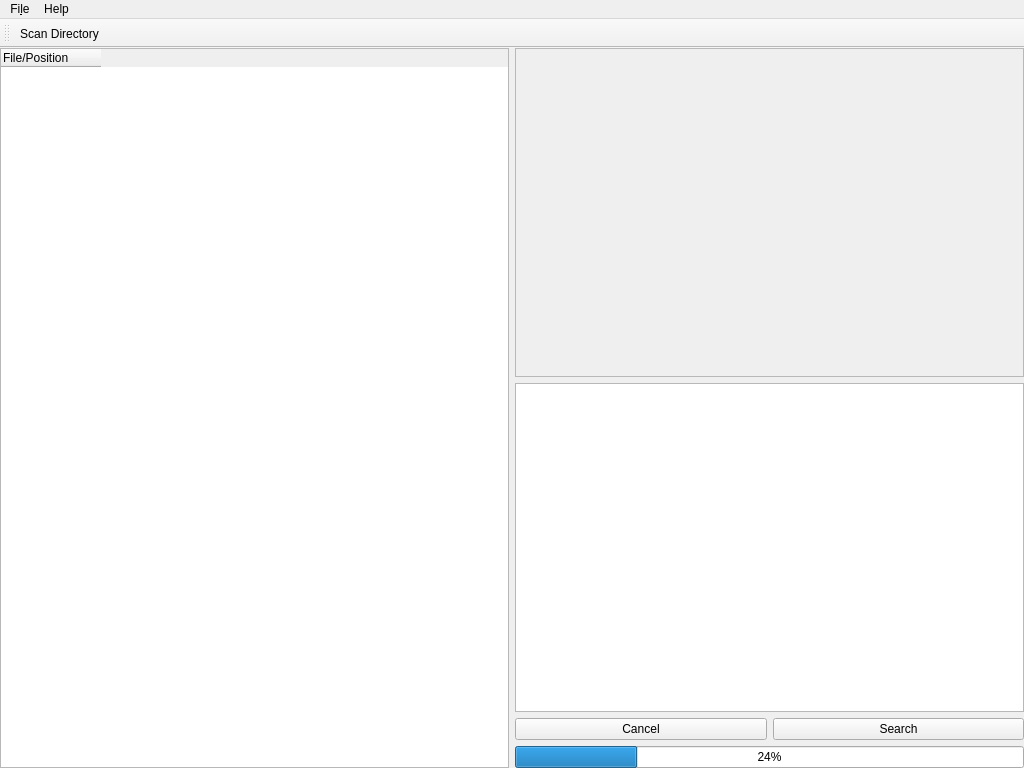
<?xml version="1.0" encoding="UTF-8"?>
<ui version="4.0">
 <class>MainWindow</class>
 <widget class="QMainWindow" name="MainWindow">
  <property name="geometry">
   <rect>
    <x>0</x>
    <y>0</y>
    <width>1024</width>
    <height>768</height>
   </rect>
  </property>
  <property name="windowTitle">
   <string>MainWindow</string>
  </property>
  <widget class="QWidget" name="centralWidget">
   <layout class="QGridLayout" name="horizontalLayout">
    <property name="leftMargin">
     <number>0</number>
    </property>
    <property name="topMargin">
     <number>0</number>
    </property>
    <property name="rightMargin">
     <number>0</number>
    </property>
    <property name="bottomMargin">
     <number>0</number>
    </property>
    <item row="0" column="0">
     <layout class="QHBoxLayout" name="horizontalLayout_2">
      <item>
       <widget class="QTreeWidget" name="treeWidget">
        <attribute name="headerMinimumSectionSize">
         <number>100</number>
        </attribute>
        <attribute name="headerStretchLastSection">
         <bool>false</bool>
        </attribute>
        <column>
         <property name="text">
          <string>File/Position</string>
         </property>
        </column>
       </widget>
      </item>
      <item>
       <layout class="QVBoxLayout" name="verticalLayout_5">
        <item>
         <widget class="QScrollArea" name="scrollArea">
          <property name="widgetResizable">
           <bool>true</bool>
          </property>
          <widget class="QWidget" name="scrollAreaWidgetContents_7">
           <property name="geometry">
            <rect>
             <x>0</x>
             <y>0</y>
             <width>18</width>
             <height>18</height>
            </rect>
           </property>
           <property name="sizePolicy">
            <sizepolicy hsizetype="Fixed" vsizetype="Fixed">
             <horstretch>0</horstretch>
             <verstretch>0</verstretch>
            </sizepolicy>
           </property>
           <layout class="QVBoxLayout" name="verticalLayout"/>
          </widget>
         </widget>
        </item>
        <item>
         <widget class="QTextEdit" name="textEdit"/>
        </item>
        <item>
         <layout class="QHBoxLayout" name="horizontalLayout_3">
          <item>
           <widget class="QPushButton" name="cancelButton">
            <property name="text">
             <string>Cancel</string>
            </property>
           </widget>
          </item>
          <item>
           <widget class="QPushButton" name="searchButton">
            <property name="text">
             <string>Search</string>
            </property>
           </widget>
          </item>
         </layout>
        </item>
        <item>
         <widget class="QProgressBar" name="progressBar">
          <property name="value">
           <number>24</number>
          </property>
         </widget>
        </item>
       </layout>
      </item>
     </layout>
    </item>
   </layout>
  </widget>
  <widget class="QMenuBar" name="menuBar">
   <property name="geometry">
    <rect>
     <x>0</x>
     <y>0</y>
     <width>1024</width>
     <height>28</height>
    </rect>
   </property>
   <widget class="QMenu" name="menuFile">
    <property name="title">
     <string>Fi&amp;le</string>
    </property>
    <addaction name="actionScan_Directory"/>
    <addaction name="separator"/>
    <addaction name="actionExit"/>
   </widget>
   <widget class="QMenu" name="menuHelp">
    <property name="title">
     <string>Help</string>
    </property>
    <addaction name="actionAbout"/>
   </widget>
   <addaction name="menuFile"/>
   <addaction name="menuHelp"/>
  </widget>
  <widget class="QToolBar" name="toolBar">
   <property name="windowTitle">
    <string>toolBar</string>
   </property>
   <attribute name="toolBarArea">
    <enum>TopToolBarArea</enum>
   </attribute>
   <attribute name="toolBarBreak">
    <bool>false</bool>
   </attribute>
   <addaction name="actionScan_Directory"/>
  </widget>
  <action name="actionScan_Directory">
   <property name="text">
    <string>&amp;Scan Directory...</string>
   </property>
  </action>
  <action name="actionExit">
   <property name="text">
    <string>&amp;Exit</string>
   </property>
  </action>
  <action name="actionAbout">
   <property name="text">
    <string>About</string>
   </property>
  </action>
 </widget>
 <layoutdefault spacing="6" margin="11"/>
 <resources/>
 <connections/>
</ui>
